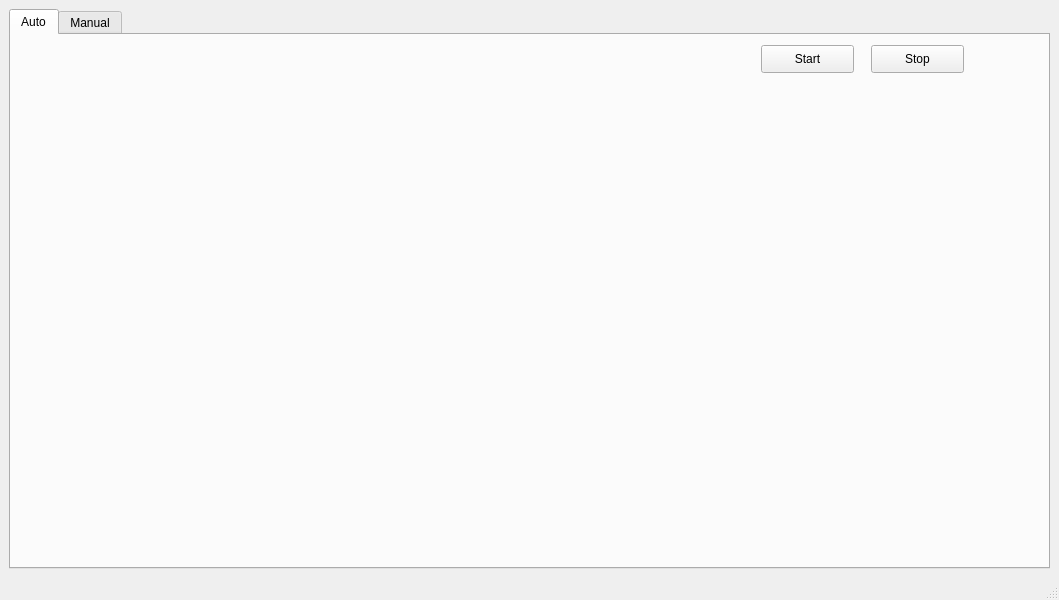
<?xml version="1.0" encoding="UTF-8"?>
<ui version="4.0">
 <class>MainWindow</class>
 <widget class="QMainWindow" name="MainWindow">
  <property name="geometry">
   <rect>
    <x>0</x>
    <y>0</y>
    <width>1059</width>
    <height>600</height>
   </rect>
  </property>
  <property name="windowTitle">
   <string>MainWindow</string>
  </property>
  <widget class="QWidget" name="centralwidget">
   <layout class="QGridLayout" name="gridLayout">
    <item row="0" column="0">
     <widget class="QTabWidget" name="tabWidget">
      <property name="currentIndex">
       <number>0</number>
      </property>
      <property name="iconSize">
       <size>
        <width>60</width>
        <height>60</height>
       </size>
      </property>
      <widget class="QWidget" name="tab_1">
       <attribute name="title">
        <string>Auto</string>
       </attribute>
       <widget class="QLabel" name="tab1_labelVideo">
        <property name="geometry">
         <rect>
          <x>10</x>
          <y>10</y>
          <width>671</width>
          <height>501</height>
         </rect>
        </property>
        <property name="text">
         <string/>
        </property>
        <property name="pixmap">
         <pixmap>images/image.jpg</pixmap>
        </property>
        <property name="scaledContents">
         <bool>true</bool>
        </property>
       </widget>
       <widget class="QPushButton" name="tab1_Start">
        <property name="geometry">
         <rect>
          <x>750</x>
          <y>10</y>
          <width>93</width>
          <height>28</height>
         </rect>
        </property>
        <property name="text">
         <string>Start</string>
        </property>
       </widget>
       <widget class="QPushButton" name="tab1_Stop">
        <property name="geometry">
         <rect>
          <x>860</x>
          <y>10</y>
          <width>93</width>
          <height>28</height>
         </rect>
        </property>
        <property name="text">
         <string>Stop</string>
        </property>
       </widget>
      </widget>
      <widget class="QWidget" name="tab_2">
       <attribute name="title">
        <string>Manual</string>
       </attribute>
       <widget class="QWidget" name="layoutWidget">
        <property name="geometry">
         <rect>
          <x>120</x>
          <y>17</y>
          <width>295</width>
          <height>30</height>
         </rect>
        </property>
        <layout class="QHBoxLayout" name="horizontalLayout">
         <item>
          <widget class="QPushButton" name="tab2_Start">
           <property name="text">
            <string>Start</string>
           </property>
          </widget>
         </item>
         <item>
          <widget class="QPushButton" name="tab2_Stop">
           <property name="text">
            <string>Stop</string>
           </property>
          </widget>
         </item>
         <item>
          <widget class="QPushButton" name="tab2_Reset">
           <property name="text">
            <string>Reset</string>
           </property>
          </widget>
         </item>
        </layout>
       </widget>
       <widget class="QPushButton" name="tab2_forward_button">
        <property name="geometry">
         <rect>
          <x>250</x>
          <y>90</y>
          <width>51</width>
          <height>81</height>
         </rect>
        </property>
        <property name="text">
         <string/>
        </property>
        <property name="icon">
         <iconset>
          <normaloff>icons/up-icon.png</normaloff>icons/up-icon.png</iconset>
        </property>
        <property name="iconSize">
         <size>
          <width>60</width>
          <height>60</height>
         </size>
        </property>
        <property name="autoRepeat">
         <bool>true</bool>
        </property>
        <property name="autoDefault">
         <bool>false</bool>
        </property>
        <property name="default">
         <bool>false</bool>
        </property>
       </widget>
       <widget class="QPushButton" name="tab2_backward_button">
        <property name="geometry">
         <rect>
          <x>250</x>
          <y>320</y>
          <width>51</width>
          <height>81</height>
         </rect>
        </property>
        <property name="text">
         <string/>
        </property>
        <property name="icon">
         <iconset>
          <normaloff>icons/down-icon.png</normaloff>icons/down-icon.png</iconset>
        </property>
        <property name="iconSize">
         <size>
          <width>60</width>
          <height>60</height>
         </size>
        </property>
        <property name="autoRepeat">
         <bool>true</bool>
        </property>
       </widget>
       <widget class="QPushButton" name="tab2_left_button">
        <property name="geometry">
         <rect>
          <x>360</x>
          <y>220</y>
          <width>81</width>
          <height>51</height>
         </rect>
        </property>
        <property name="text">
         <string/>
        </property>
        <property name="icon">
         <iconset>
          <normaloff>icons/right-icon.png</normaloff>icons/right-icon.png</iconset>
        </property>
        <property name="iconSize">
         <size>
          <width>60</width>
          <height>60</height>
         </size>
        </property>
        <property name="autoRepeat">
         <bool>true</bool>
        </property>
        <property name="default">
         <bool>false</bool>
        </property>
       </widget>
       <widget class="QPushButton" name="tab2_right_button">
        <property name="geometry">
         <rect>
          <x>110</x>
          <y>220</y>
          <width>81</width>
          <height>51</height>
         </rect>
        </property>
        <property name="text">
         <string/>
        </property>
        <property name="icon">
         <iconset>
          <normaloff>icons/left-icon.png</normaloff>icons/left-icon.png</iconset>
        </property>
        <property name="iconSize">
         <size>
          <width>60</width>
          <height>60</height>
         </size>
        </property>
        <property name="autoRepeat">
         <bool>true</bool>
        </property>
       </widget>
       <widget class="QPushButton" name="tab2_up_button">
        <property name="geometry">
         <rect>
          <x>240</x>
          <y>200</y>
          <width>71</width>
          <height>41</height>
         </rect>
        </property>
        <property name="text">
         <string/>
        </property>
        <property name="icon">
         <iconset>
          <normaloff>icons/up_icon.jpg</normaloff>icons/up_icon.jpg</iconset>
        </property>
        <property name="iconSize">
         <size>
          <width>60</width>
          <height>60</height>
         </size>
        </property>
        <property name="autoRepeat">
         <bool>true</bool>
        </property>
       </widget>
       <widget class="QPushButton" name="tab2_down_button">
        <property name="geometry">
         <rect>
          <x>240</x>
          <y>250</y>
          <width>71</width>
          <height>41</height>
         </rect>
        </property>
        <property name="text">
         <string/>
        </property>
        <property name="icon">
         <iconset>
          <normaloff>icons/down_icon.jpg</normaloff>icons/down_icon.jpg</iconset>
        </property>
        <property name="iconSize">
         <size>
          <width>60</width>
          <height>60</height>
         </size>
        </property>
        <property name="autoRepeat">
         <bool>true</bool>
        </property>
       </widget>
       <widget class="QPushButton" name="tab2_Gripper_button">
        <property name="geometry">
         <rect>
          <x>240</x>
          <y>420</y>
          <width>81</width>
          <height>51</height>
         </rect>
        </property>
        <property name="text">
         <string>Gripper</string>
        </property>
       </widget>
       <widget class="QLabel" name="tab2_labelX1">
        <property name="geometry">
         <rect>
          <x>580</x>
          <y>140</y>
          <width>55</width>
          <height>41</height>
         </rect>
        </property>
        <property name="minimumSize">
         <size>
          <width>10</width>
          <height>10</height>
         </size>
        </property>
        <property name="font">
         <font>
          <pointsize>20</pointsize>
         </font>
        </property>
        <property name="text">
         <string>X1</string>
        </property>
       </widget>
       <widget class="QLabel" name="tab2_labelX2">
        <property name="geometry">
         <rect>
          <x>580</x>
          <y>210</y>
          <width>55</width>
          <height>41</height>
         </rect>
        </property>
        <property name="minimumSize">
         <size>
          <width>10</width>
          <height>10</height>
         </size>
        </property>
        <property name="baseSize">
         <size>
          <width>10</width>
          <height>10</height>
         </size>
        </property>
        <property name="font">
         <font>
          <pointsize>20</pointsize>
         </font>
        </property>
        <property name="text">
         <string>X2</string>
        </property>
       </widget>
       <widget class="QLabel" name="tab2_labelX3">
        <property name="geometry">
         <rect>
          <x>580</x>
          <y>290</y>
          <width>55</width>
          <height>41</height>
         </rect>
        </property>
        <property name="font">
         <font>
          <pointsize>20</pointsize>
         </font>
        </property>
        <property name="text">
         <string>X3</string>
        </property>
       </widget>
       <widget class="QTextBrowser" name="tab2_textBrowserX1">
        <property name="geometry">
         <rect>
          <x>650</x>
          <y>130</y>
          <width>151</width>
          <height>51</height>
         </rect>
        </property>
       </widget>
       <widget class="QTextBrowser" name="tab2_textBrowserX2">
        <property name="geometry">
         <rect>
          <x>650</x>
          <y>210</y>
          <width>151</width>
          <height>51</height>
         </rect>
        </property>
       </widget>
       <widget class="QTextBrowser" name="tab2_textBrowserX3">
        <property name="geometry">
         <rect>
          <x>650</x>
          <y>290</y>
          <width>151</width>
          <height>51</height>
         </rect>
        </property>
       </widget>
      </widget>
     </widget>
    </item>
   </layout>
  </widget>
  <widget class="QStatusBar" name="statusbar"/>
 </widget>
 <resources/>
 <connections/>
</ui>
